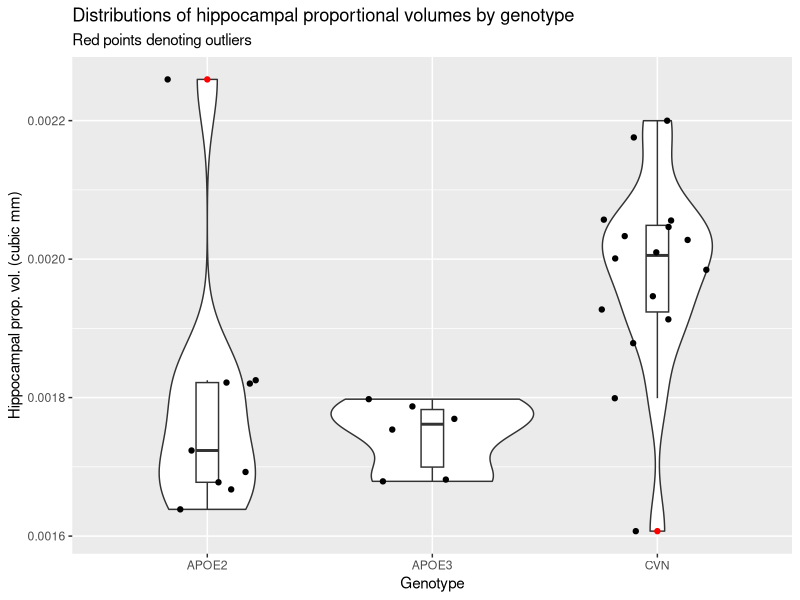
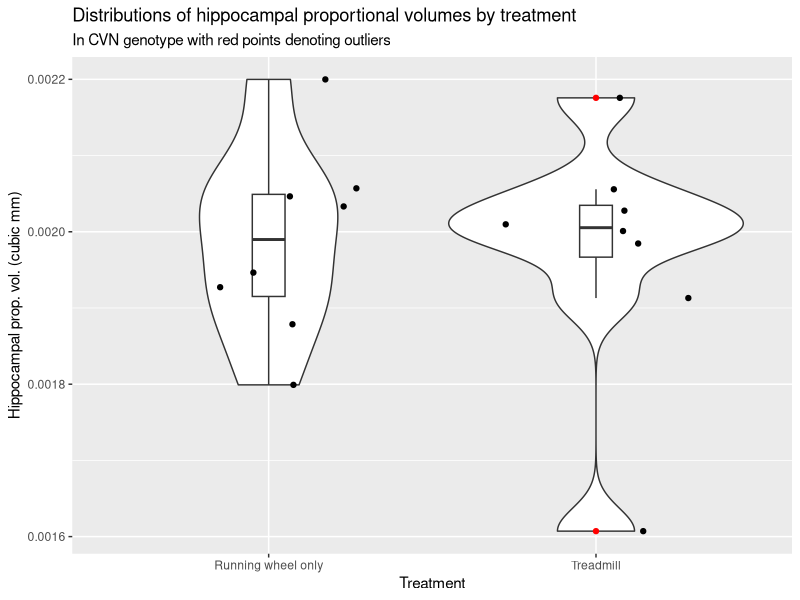
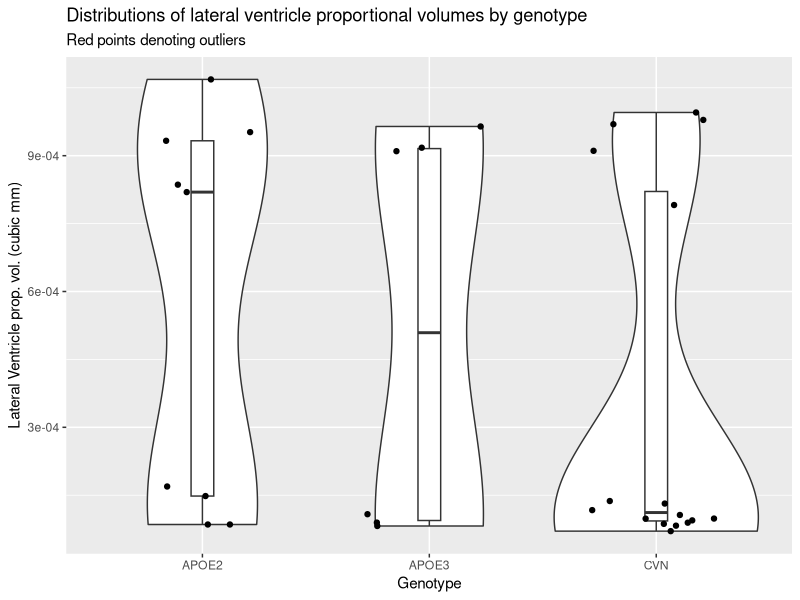
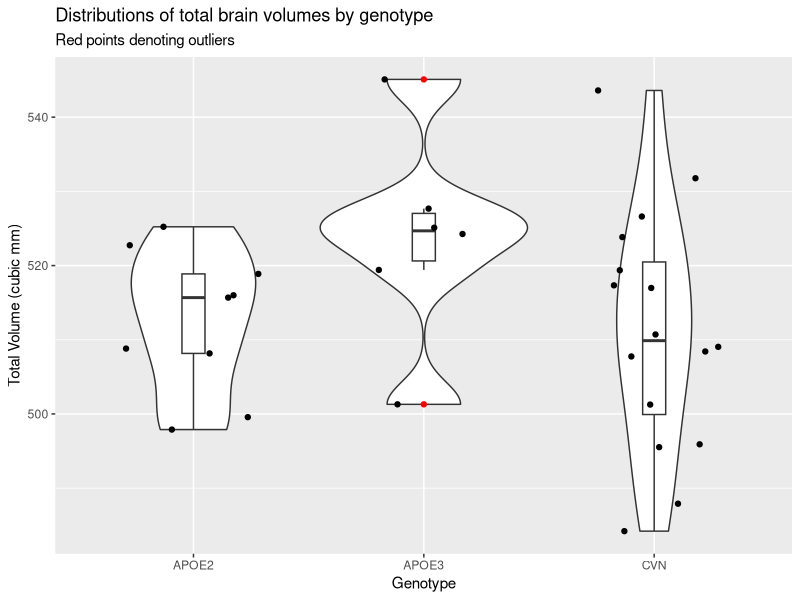
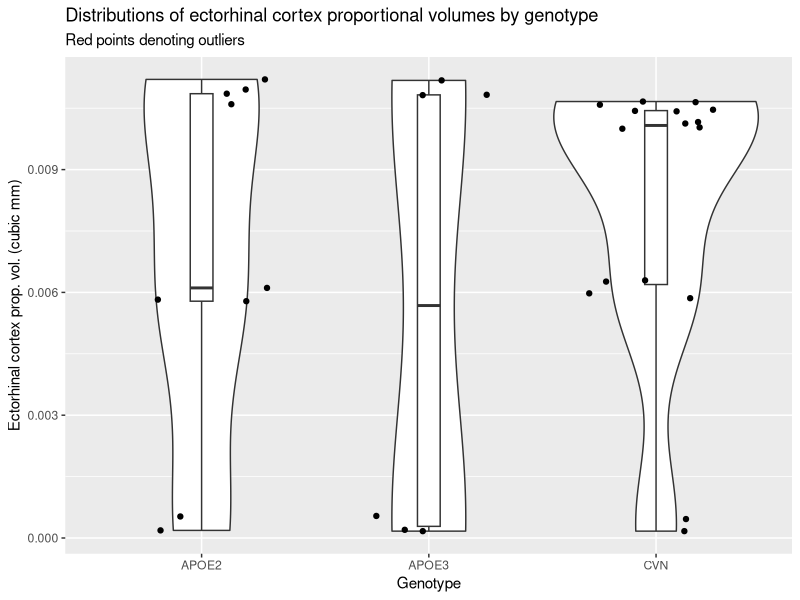
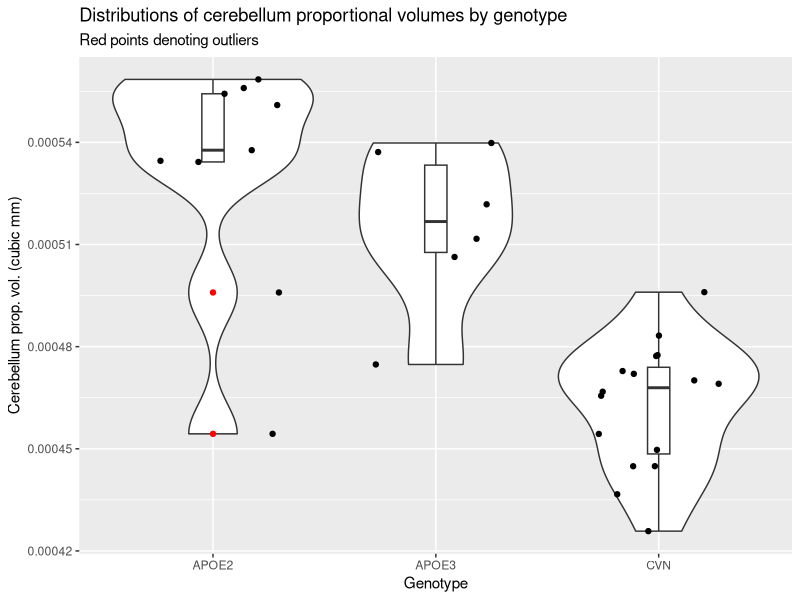

Reproduce these figures in R, in order.
## ---- chunk 1
library(tidyverse)
data <- read.csv("memri.csv")
data2 <- read.csv("memri2.csv")
cvn_data <- read.csv("CVNanalysis.csv")
view(data2)
## ---- chunk 2
graph <- data %>% 
  filter(! is.na(Proportional.Volume)) %>% 
  filter(! is.na(genotype)) %>% 
  filter(genotype != "") %>% 
  filter(genotype != "HN") %>% 
  mutate(geno = case_when(
    genotype == "APOE2" | genotype == "APOE22" ~ "APOE2",
    genotype == "APOE3" | genotype == "APOE33" ~ "APOE3",
    genotype == "CVN" ~ "CVN"
  )) %>% 
  group_by(geno) %>% 
  select(Proportional.Volume, geno)

ggplot(data = graph, aes(factor(geno), Proportional.Volume)) +
  geom_violin() +
  geom_boxplot(width = 0.1, outlier.color = "red") +
  geom_jitter(height = 0, width = 0.3) +
  labs(x = "Genotype",
       y = "Hippocampal prop. vol. (cubic mm)",
       title = "Distributions of hippocampal proportional volumes by genotype",
       subtitle = "Red points denoting outliers") 

  
## ---- chunk 3
cvn_graph <- cvn_data %>% 
  filter(! is.na(Proportional.Volume)) %>%
  mutate(treat = case_when(
    Treatment == "runningwheel_only" ~ "Running wheel only",
    Treatment == "treadmill" ~ "Treadmill"
  )) %>% 
  group_by(treat) %>% 
  select(Proportional.Volume, treat) 

rw <- cvn_data %>% 
  filter(! is.na(Proportional.Volume)) %>%
  filter(Treatment == "runningwheel_only") %>% 
  pull(Proportional.Volume)

tm <- cvn_data %>% 
  filter(! is.na(Proportional.Volume)) %>%
  filter(Treatment == "treadmill") %>% 
  pull(Proportional.Volume)

ggplot(data = cvn_graph, aes(factor(treat), Proportional.Volume)) +
  geom_violin() +
  geom_boxplot(width = 0.1, outlier.color = "red") +
  geom_jitter(height = 0, width = 0.3) +
  labs(x = "Treatment",
       y = "Hippocampal prop. vol. (cubic mm)",
       title = "Distributions of hippocampal proportional volumes by treatment",
       subtitle = "In CVN genotype with red points denoting outliers") 

t.test(rw, tm)
  
## ---- chunk 4
graph_lv <- data2 %>% 
  filter(! is.na(Proportional.Lateral.Ventricle.Volume)) %>% 
  filter(! is.na(genotype)) %>% 
  filter(genotype != "") %>% 
  filter(genotype != "HN") %>% 
  mutate(geno = case_when(
    genotype == "APOE2" | genotype == "APOE22" ~ "APOE2",
    genotype == "APOE3" | genotype == "APOE33" ~ "APOE3",
    genotype == "CVN" ~ "CVN"
  )) %>% 
  group_by(geno) %>% 
  select(Proportional.Lateral.Ventricle.Volume, geno)

ggplot(data = graph_lv, aes(factor(geno), Proportional.Lateral.Ventricle.Volume)) +
  geom_violin() +
  geom_boxplot(width = 0.1, outlier.color = "red") +
  geom_jitter(height = 0, width = 0.3) +
  labs(x = "Genotype",
       y = "Lateral Ventricle prop. vol. (cubic mm)",
       title = "Distributions of lateral ventricle proportional volumes by genotype",
       subtitle = "Red points denoting outliers") 

graph_vol <- data2 %>% 
  filter(! is.na(Total.Volume)) %>% 
  filter(! is.na(genotype)) %>% 
  filter(genotype != "") %>% 
  filter(genotype != "HN") %>% 
  mutate(geno = case_when(
    genotype == "APOE2" | genotype == "APOE22" ~ "APOE2",
    genotype == "APOE3" | genotype == "APOE33" ~ "APOE3",
    genotype == "CVN" ~ "CVN"
  )) %>% 
  group_by(geno) %>% 
  select(Total.Volume, geno)

ggplot(data = graph_vol, aes(factor(geno), Total.Volume)) +
  geom_violin() +
  geom_boxplot(width = 0.1, outlier.color = "red") +
  geom_jitter(height = 0, width = 0.3) +
  labs(x = "Genotype",
       y = "Total Volume (cubic mm)",
       title = "Distributions of total brain volumes by genotype",
       subtitle = "Red points denoting outliers") 


graph_erc <- data2 %>% 
  filter(! is.na(Proportional.Ectorhinal.Cortex.Volume)) %>% 
  filter(! is.na(genotype)) %>% 
  filter(genotype != "") %>% 
  filter(genotype != "HN") %>% 
  mutate(geno = case_when(
    genotype == "APOE2" | genotype == "APOE22" ~ "APOE2",
    genotype == "APOE3" | genotype == "APOE33" ~ "APOE3",
    genotype == "CVN" ~ "CVN"
  )) %>% 
  group_by(geno) %>% 
  select(Proportional.Ectorhinal.Cortex.Volume, geno)

ggplot(data = graph_erc, aes(factor(geno), Proportional.Ectorhinal.Cortex.Volume)) +
  geom_violin() +
  geom_boxplot(width = 0.1, outlier.color = "red") +
  geom_jitter(height = 0, width = 0.3) +
  labs(x = "Genotype",
       y = "Ectorhinal cortex prop. vol. (cubic mm)",
       title = "Distributions of ectorhinal cortex proportional volumes by genotype",
       subtitle = "Red points denoting outliers") 

graph_c <- data2 %>% 
  filter(! is.na(Proportional.Cerebellum.Volume)) %>% 
  filter(! is.na(genotype)) %>% 
  filter(genotype != "") %>% 
  filter(genotype != "HN") %>% 
  mutate(geno = case_when(
    genotype == "APOE2" | genotype == "APOE22" ~ "APOE2",
    genotype == "APOE3" | genotype == "APOE33" ~ "APOE3",
    genotype == "CVN" ~ "CVN"
  )) %>% 
  group_by(geno) %>% 
  select(Proportional.Cerebellum.Volume, geno)

ggplot(data = graph_c, aes(factor(geno), Proportional.Cerebellum.Volume)) +
  geom_violin() +
  geom_boxplot(width = 0.1, outlier.color = "red") +
  geom_jitter(height = 0, width = 0.3) +
  labs(x = "Genotype",
       y = "Cerebellum prop. vol. (cubic mm)",
       title = "Distributions of cerebellum proportional volumes by genotype",
       subtitle = "Red points denoting outliers") 
